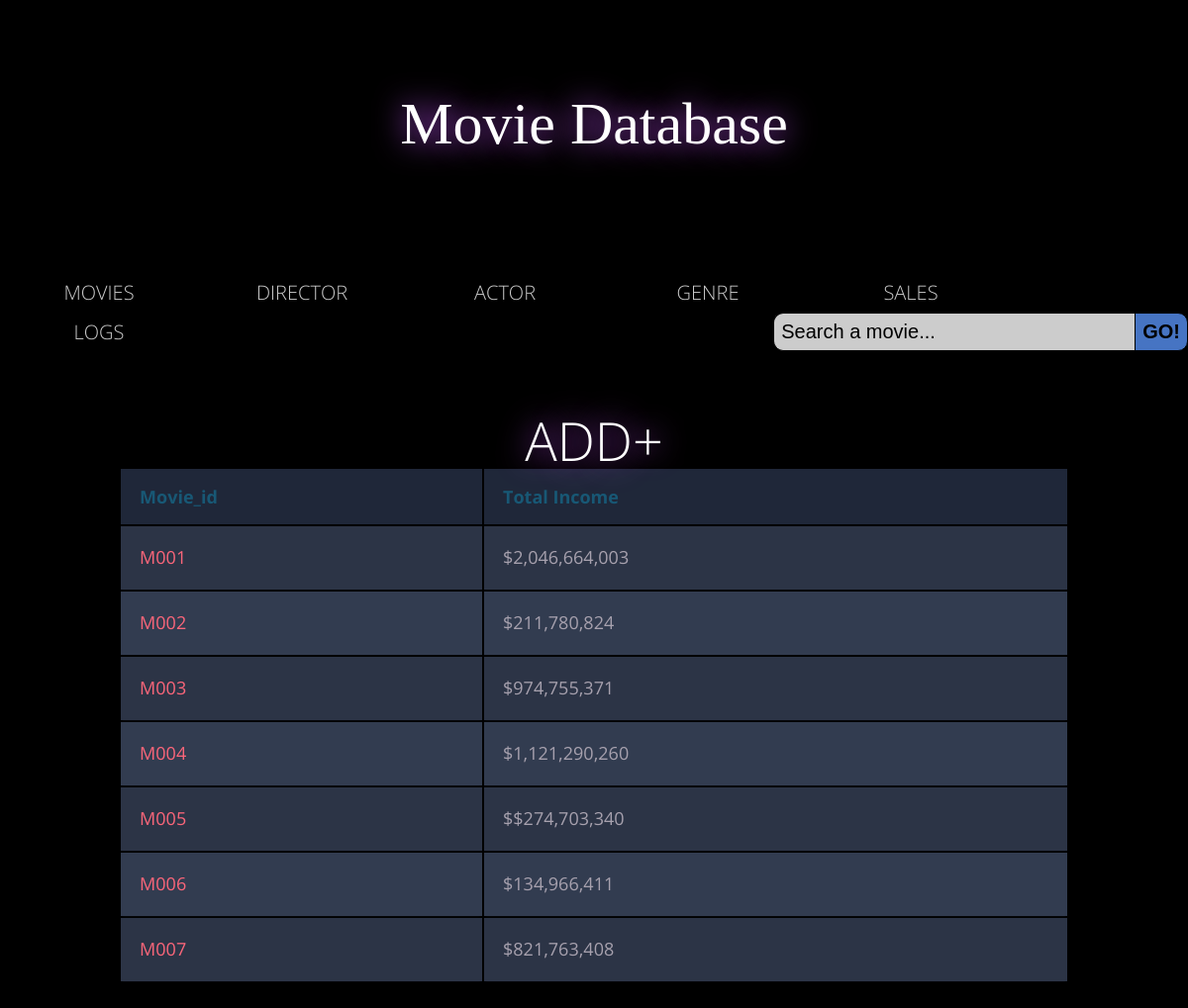
The page /sales.php on the database its author committed.
### tables this page shows
CREATE TABLE `sales` (
  `Movie_id` varchar(10) NOT NULL,
  `TotalIncome` text NOT NULL
);

### sales.php (the view, shortened to what this page needs)
<?php include 'database.php'; ?>
<!DOCTYPE html>
<html>
     <head>
	 <link rel="stylesheet" href="css/style.css" type="text/css" />
	 <link rel="stylesheet" href="css/table.css" type="text/css" />
	 </head>
	     <body>
	         <header>
		       <h1><a href="main.php">Movie Database</a></h1>
             </header></br>
			 <ul>
			   <li><a>MOVIES</a>
			   </li>
			   <li><a>DIRECTOR</a>
			   </li>
			   <li><a>ACTOR</a>
			   </li>
			   <li><a href="genre.php">GENRE</a></li>
			   <li><a href="sales.php">SALES</a></li>
			   <li><a href="log.php">LOGS</a></li>
			 </ul>
		 	<form class="srch" method="POST" action="srch.php">
				<input name="search" type="text" id="searchBar" placeHolder="" value="Search a movie..." onMouseDown="active()"; /><input type="submit" name="submit" id="searchBtn" value="GO!"; />
			</form>
			<br><br><br><br>
			<table class="tab">
				<tr>
					<th><h1>Movie_id</h1></th>
					<th><h1>Total Income</h1></th>
				</tr>
				<br>
				<h1><a href="addSales.php">ADD+</a><h1>
<?php
	$sql = "SELECT * FROM sales";
	$result = $con->query($sql);
if ($result->num_rows > 0) {
    while($row = $result->fetch_assoc()) {
		echo"<tr><td>".$row['Movie_id']."</td><td>".$row['TotalIncome']."</td></tr>";
    }
}
else {
    echo "0 results";
}
?>
			</table>
	     </body>
</html>

### css/style.css (style rules this page uses)
* { margin:0; padding:0; }
body { font-family: 'Roboto', sans-serif; font-weight: 100; line-height:1em; background:#484545; background-image: url('bg1.jpg'); background-size:cover; color:black; font-size:18px; background-color: #000000; }
header h1 { font-family:Georgia; font-size:60px; line-height:1.5em; padding:80px 0; text-align: center; position: relative; color:#43a9f7; }
h1 a { text-decoration:none; color:#fff; padding:0 20px; font-size:100%; text-shadow:0 0 30px #C655FE; }
h1 a:after { content: attr(data-text); position:absolute; top:0; left:0; padding:0 20px; z-index:-1; color: #C655FE; filter :blur(15px); }
ul { margin:0; padding:0; list-style:none; }
ul li { float:left; width:200px; height:40px; background-color:black; opacity:.8; line-height:40px; text-align:center; font-size:20px; margin-right:5px; }
ul li a { text-decoration:none; color:white; display:block; }
.srch { float:right; }
#searchBar { border:1px solid #000000; border-right:none; font-size:20px; padding:7px; width:350px; outline:none; color:#black; -webkit-border-top-left-radius:10px; -webkit-border-bottom-left-radius:10px; -moz-border-radius-topleft: 10px; -moz-border-radius-bottomleft:10px; border-top-left-radius:10px; border-bottom-left-radius:10px; opacity:.8; }
#searchBtn { border:1px solid #000000; font-size:20px; padding:7px; background:#5891F4; opacity:.8; font-weight:bold; cursor:pointer; outline:none; -webkit-border-top-right-radius:10px; -webkit-border-bottom-right-radius:10px; -moz-border-radius-topright: 10px; -moz-border-radius-bottomright:10px; border-top-right-radius:10px; border-bottom-right-radius:10px; }

### css/table.css (style rules this page uses)
body { font-family: 'Open Sans', sans-serif; font-weight: 300; line-height: 1.42em; color:#A7A1AE; background-color: black; }
h1 { font-size:3em; font-weight: 300; line-height:1em; text-align: center; color: #4DC3FA; }
.tab th h1 { font-weight: bold; font-size: 1em; text-align: left; color: #185875; }
.tab td { font-weight: normal; font-size: 1em; -webkit-box-shadow: 0 2px 2px -2px #0E1119; -moz-box-shadow: 0 2px 2px -2px #0E1119; box-shadow: 0 2px 2px -2px #0E1119; }
.tab { text-align: left; overflow: hidden; width: 80%; margin: 0 auto; display: table; padding: 0 0 8em 0; }
.tab td, .tab th { padding-bottom: 2%; padding-top: 2%; padding-left:2%; }
.tab tr:nth-child(odd) { background-color: #323C50; }
.tab tr:nth-child(even) { background-color: #2C3446; }
.tab th { background-color: #1F2739; }
.tab td:first-child { color: #FB667A; }

### rows shown on the page
sales: Movie_id "M001", TotalIncome "$2,046,664,003"
sales: Movie_id "M002", TotalIncome "$211,780,824"
sales: Movie_id "M003", TotalIncome "$974,755,371"
sales: Movie_id "M004", TotalIncome "$1,121,290,260"
sales: Movie_id "M005", TotalIncome "$$274,703,340"
sales: Movie_id "M006", TotalIncome "$134,966,411"
sales: Movie_id "M007", TotalIncome "$821,763,408"
